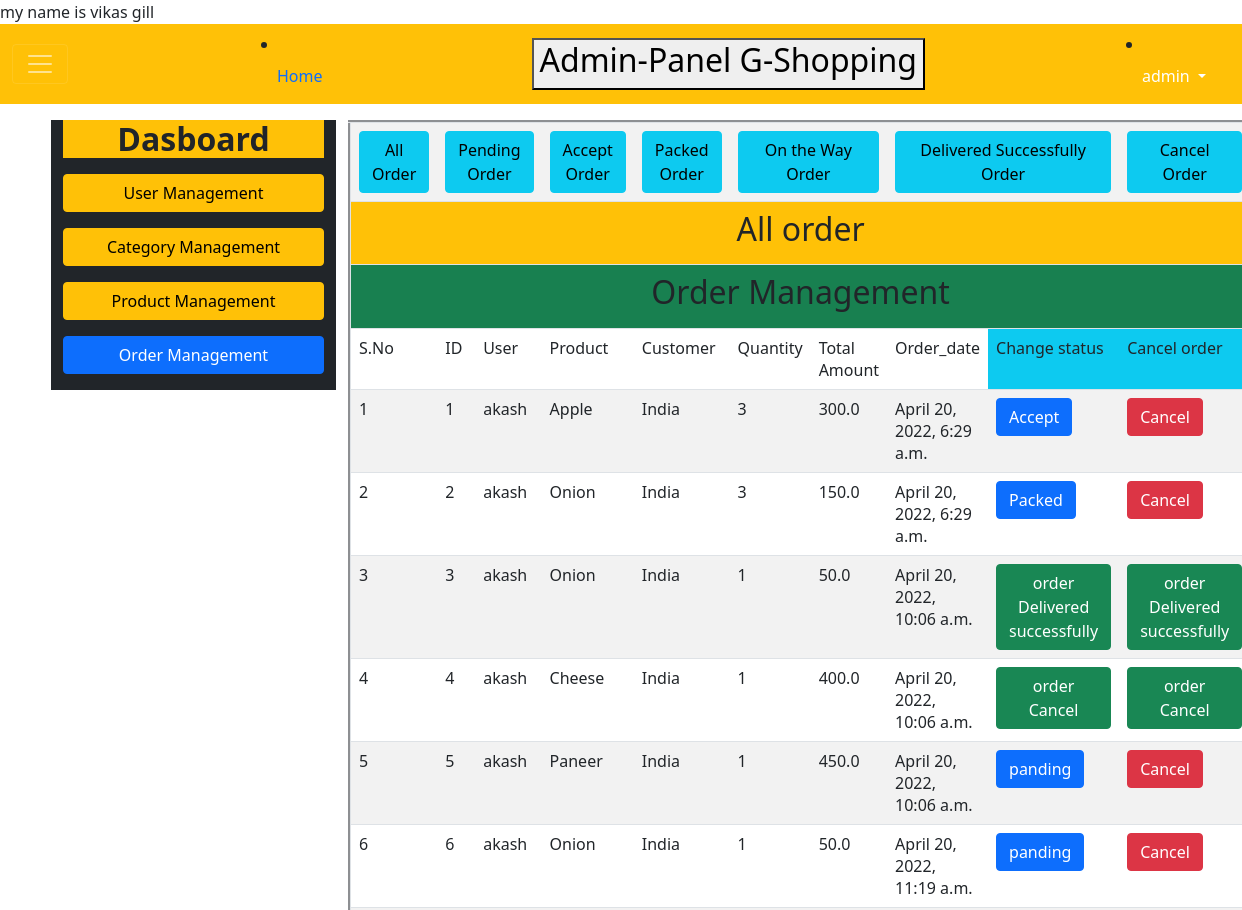
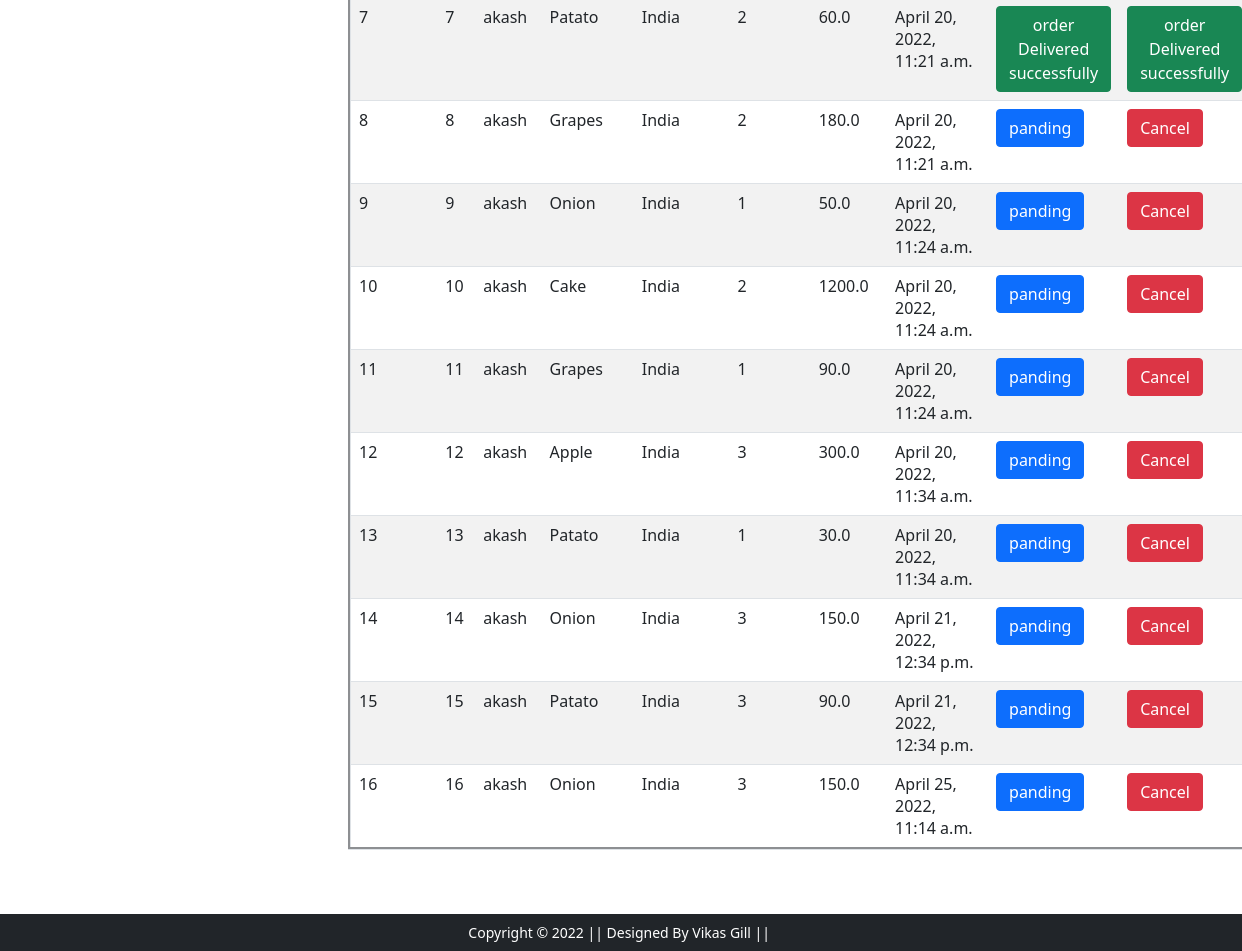
Page /admin-panel/ord-mgm/ (signed in) on the committed database (2 pictures, top to bottom).
### customer/models.py (models this page shows, shortened)
class Order(models.Model):
    user=models.ForeignKey(UserAccount,on_delete=models.CASCADE)
    product=models.ForeignKey(Product,on_delete=models.CASCADE)
    customer=models.ForeignKey(UserAddress,null=True,blank=True,on_delete=models.CASCADE)
    quantity=models.PositiveIntegerField(default=1)
    order_date=models.DateTimeField(auto_now_add=True)
    status=models.CharField(max_length=30,choices=STATUS_CHOICES,default='panding')
    @property
    def total_cost(self):
        return self.quantity * self.product.selling_price

class Product(models.Model):
    category=models.ForeignKey(Category,on_delete=models.CASCADE)
    name=models.CharField(max_length=100)
    image=models.ImageField(upload_to='customer/product/image')
    description=models.TextField(max_length=400)
    selling_price=models.FloatField()
    discount_price=models.FloatField()
    def __str__(self):
        return self.name

### account/models.py (models this page shows)
class UserAccount(models.Model):
    user=models.OneToOneField(User,on_delete=models.CASCADE)
    user_type = models.CharField(max_length=10, choices=USER_TYPE)
    gender=models.CharField(max_length=10,choices=GENDER_TYPE)
    date_of_birth=models.DateField(null=True,blank=True)
    mobile_number=models.CharField(max_length=15,default="")
    profile_image=models.ImageField(upload_to='account/profile_image',default='account/profile_image',null=True)
    is_block=models.BooleanField(default=False)
    is_verified=models.BooleanField(default=False)
    when_add = models.DateTimeField(auto_now_add = True)
    def __str__(self):
    	return str(self.user.username)

class UserAddress(models.Model):
    user=models.ForeignKey(UserAccount,on_delete=models.CASCADE)
    mobile_number=models.CharField(max_length=15,default="")
    country=models.CharField(max_length=100)
    state=models.CharField(max_length=100)
    city=models.CharField(max_length=100)
    locality=models.CharField(max_length=100)
    zipcode=models.CharField(max_length=100)
    def __str__(self):
        return str(self.country)

### order_management/views.py (the view)
# urls.py: path('',AdminOrderView,name='ord-view'),
def AdminOrderView(request):
    if request.user.is_authenticated:
        if request.user.is_superuser == True:
            if request.method == 'GET' or 'alldatabtn' in request.GET:
                data=Order.objects.all()
                order='All order'
            if 'pendingbtn' in request.GET:
                data=Order.objects.filter(status='panding')
                order="pending oder"
            if 'Acceptbtn' in request.GET:
                data=Order.objects.filter(status='Accept')
                order="Accept order"
            if 'Packedbtn' in request.GET:
                data=Order.objects.filter(status='Packed')
                order="Packed ordered"
            if 'waybtn' in request.GET:
                data=Order.objects.filter(status='On The Way')
                order="On The Way Order"
            if "Deliveredbtn" in request.GET:
                data=Order.objects.filter(status="Delivered")
                order="successfully Delivered  Order"
            if "Cancelbtn" in request.GET:
                data= Order.objects.filter(status='Cancel')
                order="Cancel Ordered"
            return render(request,'admin_panel/ord_mgm/ord_view.html',context={"data":data,'order':order})
        else:
            auth.logout(request)
            messages.success(request, 'You have no permission access page ,only admin access this page')
            return redirect('/admin-panel/login/')
    return redirect('/admin-panel/login/')

### templates/admin_panel/ord_mgm/ord_view.html (shortened to what this page needs)
my name is vikas gill{% extends 'admin_panel/base.html' %}
{% load static %}
{% block main-content %}
<div class="container my-3">
 <div class="row">
  <div class="col-sm-3  bg-dark"  id="navbarToggleExternalContent" style="height:100%;">
  <h2 class="bg-warning" align='center'> <strong>Dasboard</strong> </h2>
   <ul class="list-unstyled">
    <li class="d-grid my-3"><a href="{% url 'user-view' %}"  class="btn btn-warning">User  Management </a></li>
    <li class="d-grid my-3"><a href="{% url 'cate-view' %}" class="btn btn-warning" >Category Management</a></li>
    <li class="d-grid my-3"><a href="{% url 'prod-view' %}"  class="btn btn-warning">Product Management</a></li>
    <li class="d-grid my-3"><a href="{% url 'ord-view' %}"  class="btn btn-primary" >Order Management</a></li>
   </ul>
   </div>
   <div class="col-sm-6 col-md ">
    <table border="3px" class="table table-striped">
    <form method="GET">
        <tr>
            <td colspan="" align="center"><button name="alldatabtn" type="submit" class="btn btn-info">All Order</button></td>
            <td colspan="2" align="center"><button name="pendingbtn" type="submit" class="btn btn-info">Pending Order</button></td>
            <td colspan="" align="center"><button name="Acceptbtn" type="submit" class="btn btn-info">Accept Order</button></td>
            <td colspan="" align="center"><button name="Packedbtn" type="submit" class="btn btn-info">Packed Order</button></td>
            <td colspan="2" align="center"><button name="waybtn" type="submit" class="btn btn-info">On the Way Order</button></td>
            <td colspan="2" align="center"><button name="Deliveredbtn" type="submit" class="btn btn-info">Delivered Successfully Order</button></td>
            <td colspan="" align="center"><button name="Cancelbtn" type="submit" class="btn btn-info">Cancel Order</button></td>
        </tr>
    </form>
        <tr class="bg-warning">
            <td colspan="10" align="center"><h2>{{order}}</h2></td>
        </tr>
        <tr class="bg-success">
            <td colspan="10" align="center"><h2>Order Management</h2></td>
        </tr>
        <tr>
            <td >S.No</td>
            <td >ID</td>
            <td >User</td>
            <td >Product</td>
            <td >Customer</td>
            <td >Quantity</td>
            <td >Total Amount</td>
            <td >Order_date</td>
            <td class='bg-info'>Change status</td>
            <td class='bg-info' >Cancel order</td>
        </tr>
    {% for i  in data %}
        <tr>
            <td >{{forloop.counter}}</td>
            <td>{{i.id}}</td>
            <td>{{i.user}}</td>
            <td>{{i.product}}</td>
            <td>{{i.customer}}</td>
            <td>{{i.quantity}}</td>
            <td>{{i.total_cost}}</td>
            <td>{{i.order_date}}</td>
            {% if i.status == 'Delivered' %}
            <td><button href="" class="btn btn-success">order Delivered successfully</button></td>
            {% elif  i.status == 'Cancel' %}
            <td><button href="" class="btn btn-success">order Cancel</button></td>
            {% else %}
            <td ><a href="{% url 'ord-update' i.id %}" class="btn btn-primary">{{i.status}}</a></td>
            {% endif %}
            {% if i.status == 'Delivered' %}
            <td><button href="" class="btn btn-success">order Delivered successfully</button></td>
            {% elif  i.status == 'Cancel' %}
            <td><button href="" class="btn btn-success">order Cancel</button></td>
            {% else %}
            <td ><a href="{% url 'ord-cancel' i.id %}" class="btn btn-danger">Cancel</a></td>
            {% endif %}
        </tr>
    {% endfor %}
    </table>
  </div>
  </div>
 </div>
{% endblock main-content %}

### templates/admin_panel/base.html (shortened to what this page needs)
<!doctype html>
{% load static %}
<html lang="en">
  <head>
    <link href="https://cdn.jsdelivr.net/npm/bootstrap@5.0.0-beta1/dist/css/bootstrap.min.css" rel="stylesheet">
  </head>
  <body>
<nav class="navbar navbar-dark bg-warning">
  <div class="container-fluid">
    <button class="navbar-toggler" type="button" data-bs-toggle="collapse" data-bs-target="#navbarToggleExternalContent" aria-controls="navbarToggleExternalContent" aria-expanded="false" aria-label="Toggle navigation">
      <span class="navbar-toggler-icon"></span>
    </button>
    <li class="nav-item">
             <a class="nav-link active" aria-current="page" href="{% url 'dasboard' %}">Home</a>
    </li>
    <button><strong> <h2>Admin-Panel G-Shopping</h2> </strong></button>
            {% if request.user.is_authenticated %}
           <li class="nav-item dropdown mx-2">
              <a class="nav-link dropdown-toggle text-white" href="#" id="profileDropdown" role="button" data-bs-toggle="dropdown" aria-expanded="false">
                {{request.user}}
              </a>
            </li>
            {% else %}
            <li class="nav-item mx-2">
             <a href="{% url 'admin-login' %}" class="nav-link text-white">Login</a>
            </li>
            {% endif %}
  </div>
</nav>
    {% block main-content %} {% endblock main-content %}
    <footer class="container-fluid bg-dark text-center p-2 mt-5">
        <small class="text-white">Copyright &copy; 2022 || Designed By Vikas Gill || </small>
    </footer>
  </body>
</html>

### rows in the picture
Order: id "1", user "akash", product "Apple", customer "India", quantity "3", total_cost "300.0", order_date "April 20, 2022, 6:29 a.m.", status "Accept", shows "Cancel"
Order: id "2", user "akash", product "Onion", customer "India", quantity "3", total_cost "150.0", order_date "April 20, 2022, 6:29 a.m.", status "Packed", shows "Cancel"
Order: id "3", user "akash", product "Onion", customer "India", quantity "1", total_cost "50.0", order_date "April 20, 2022, 10:06 a.m.", status "order Delivered successfully"
Order: id "4", user "akash", product "Cheese", customer "India", quantity "1", total_cost "400.0", order_date "April 20, 2022, 10:06 a.m.", status "order Cancel"
Order: id "5", user "akash", product "Paneer", customer "India", quantity "1", total_cost "450.0", order_date "April 20, 2022, 10:06 a.m.", status "panding", shows "Cancel"
Order: id "6", user "akash", product "Onion", customer "India", quantity "1", total_cost "50.0", order_date "April 20, 2022, 11:19 a.m.", status "panding", shows "Cancel"
Order: id "7", user "akash", product "Patato", customer "India", quantity "2", total_cost "60.0", order_date "April 20, 2022, 11:21 a.m.", status "order Delivered successfully"
Order: id "8", user "akash", product "Grapes", customer "India", quantity "2", total_cost "180.0", order_date "April 20, 2022, 11:21 a.m.", status "panding", shows "Cancel"
Order: id "9", user "akash", product "Onion", customer "India", quantity "1", total_cost "50.0", order_date "April 20, 2022, 11:24 a.m.", status "panding", shows "Cancel"
Order: id "10", user "akash", product "Cake", customer "India", quantity "2", total_cost "1200.0", order_date "April 20, 2022, 11:24 a.m.", status "panding", shows "Cancel"
Order: id "11", user "akash", product "Grapes", customer "India", quantity "1", total_cost "90.0", order_date "April 20, 2022, 11:24 a.m.", status "panding", shows "Cancel"
Order: id "12", user "akash", product "Apple", customer "India", quantity "3", total_cost "300.0", order_date "April 20, 2022, 11:34 a.m.", status "panding", shows "Cancel"
Order: id "13", user "akash", product "Patato", customer "India", quantity "1", total_cost "30.0", order_date "April 20, 2022, 11:34 a.m.", status "panding", shows "Cancel"
Order: id "14", user "akash", product "Onion", customer "India", quantity "3", total_cost "150.0", order_date "April 21, 2022, 12:34 p.m.", status "panding", shows "Cancel"
Order: id "15", user "akash", product "Patato", customer "India", quantity "3", total_cost "90.0", order_date "April 21, 2022, 12:34 p.m.", status "panding", shows "Cancel"
Order: id "16", user "akash", product "Onion", customer "India", quantity "3", total_cost "150.0", order_date "April 25, 2022, 11:14 a.m.", status "panding", shows "Cancel"

### other values in the picture
{{ request.user }} "admin"
{{ order }} "All order"
